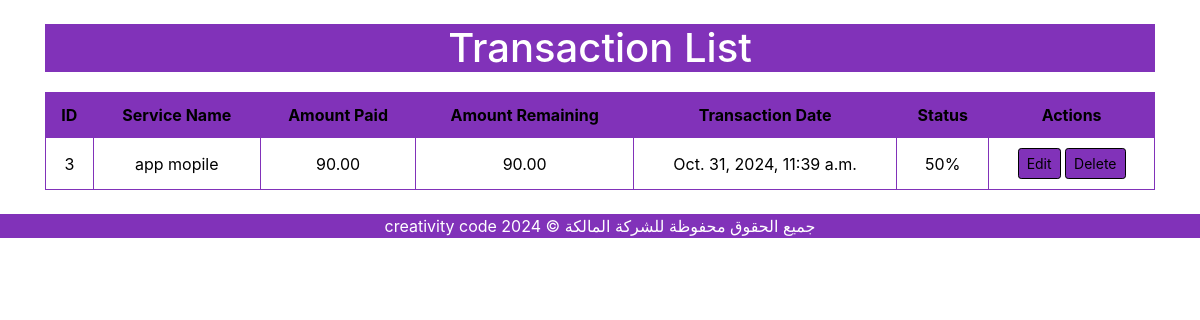
The app's page /home/transactions/list/, older data.
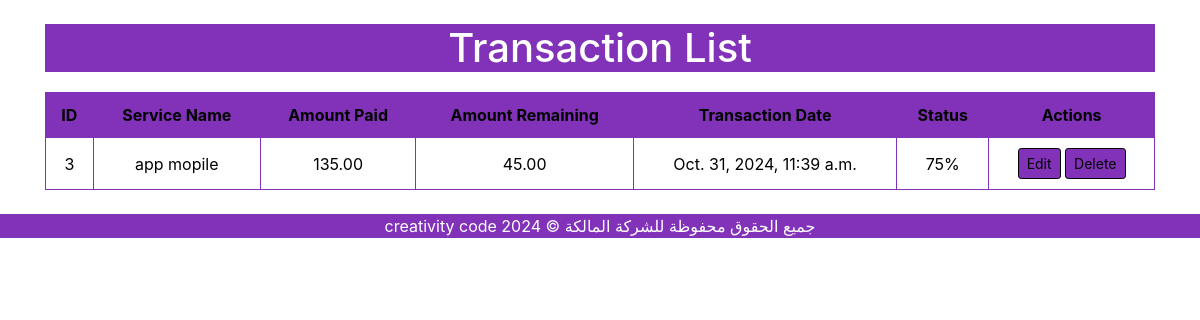
The same page, newer data.
### transactions/models.py (models this page shows, shortened)
class Transaction(models.Model):
    service_request = models.OneToOneField(ServiceRequest, on_delete=models.CASCADE)
    amount_paid = models.DecimalField(max_digits=10, decimal_places=2, default=Decimal('0.00'))  # المبلغ المدفوع
    amount_remaining = models.DecimalField(max_digits=10, decimal_places=2)  # المبلغ المتبقي
    transaction_date = models.DateTimeField(default=timezone.now)  # تاريخ المعاملة
    STATUS_CHOICES = [
        ('25%', '25%'),
        ('50%', '50%'),
        ('75%', '75%'),
        ('100%', '100%'),
    ]
    transaction_status = models.CharField(max_length=4, choices=STATUS_CHOICES, default='25%')  # حالة المعاملة

### services/models.py (models this page shows, shortened)
class ServiceRequest(models.Model):
    customer = models.ForeignKey(Clintes, on_delete=models.CASCADE, related_name='service_requests')  # إضافة related_name
    service = models.ForeignKey(Service, on_delete=models.CASCADE, related_name='service_requests')
    is_completed = models.BooleanField(default=False)  # حالة الاكتمال
    created_at = models.DateTimeField(auto_now_add=True)

class Service(models.Model):
    SERVICE_CHOICES = [
        ('web_development', 'Web Development'),
        ('mobile_app', 'Mobile Apps'),
        ('desktop_app', 'Desktop Apps'),
        ('ai_model', 'AI Model Programming'),
        ('data_analysis', 'Data Analysis'),
        ('scripts', 'Scripts'),
        ('web_scraping', 'Web Scraping and Data Collection'),
        ('subscription', 'Subscription System with Company'),
    ]
    level = models.PositiveIntegerField()
    name = models.CharField(max_length=100)
    category = models.CharField(max_length=50, choices=SERVICE_CHOICES)
    price = models.DecimalField(max_digits=10, decimal_places=2)

### transactions/views.py (the view)
# urls.py: path('list/', views.transaction_list, name='transaction_list'),  # عرض قائمة المعاملات
def transaction_list(request):
    transactions = Transaction.objects.all()
    return render(request, 'transactions/transaction_list.html', {'transactions': transactions})

### transactions/templates/transactions/transaction_list.html (shortened to what this page needs)
<!DOCTYPE html>
<html lang="en">
<head>
    <link href="https://stackpath.bootstrapcdn.com/bootstrap/4.5.2/css/bootstrap.min.css" rel="stylesheet">
</head>
<body>
    <div class="container mt-4">
        <h1 class="text-center" style="background-color: #8132b9; color: #fff;" >Transaction List</h1>
        <table>
            <thead>
                <tr>
                    <th>ID</th>
                    <th>Service Name</th>
                    <th>Amount Paid</th>
                    <th>Amount Remaining</th>
                    <th>Transaction Date</th>
                    <th>Status</th>
                    <th>Actions</th>
                </tr>
            </thead>
            <tbody>
                {% for transaction in transactions %}
                <tr>
                    <td>{{ transaction.id }}</td>
                    <td>{{ transaction.service_request.service.name }}</td>
                    <td>{{ transaction.amount_paid }}</td>
                    <td>{{ transaction.amount_remaining }}</td>
                    <td>{{ transaction.transaction_date }}</td>
                    <td>{{ transaction.transaction_status }}</td>
                    <td>
                        <a href="{% url 'transactions:edit_transaction' transaction.id %}" class="btn btn-sm">Edit</a>
                        <a href="{% url 'transactions:delete_transaction' transaction.id %}" class="btn btn-sm">Delete</a>
                    </td>
                </tr>
                {% empty %}
                <tr>
                    <td colspan="7">No transactions to display.</td>
                </tr>
                {% endfor %}
            </tbody>
        </table>
    </div>
    <footer class="text-center mt-4" style="color: #fff;background-color: #8132b9;">
        <p>creativity code جميع الحقوق محفوظة للشركة المالكة &copy; 2024</p>
    </footer>
</body>
</html>

Row changes from the older to the newer data that the page shows:
changed Transaction "app mopile": amount_paid "90.00" → "135.00"; amount_remaining "90.00" → "45.00"; transaction_status "50%" → "75%"
